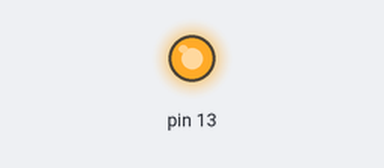
This sketch was run on a simulated Arduino Uno, built with avr-gcc and run on an emulated ATmega328P. On the bench: output pins drawn as LEDs (lit = HIGH). What the sketch prints to the serial monitor is not drawn.

Above: at 2.5 s.
At 4.5 s:
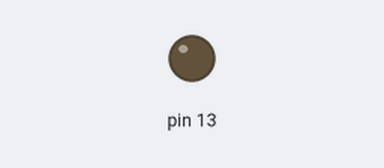
Timing chart, 0 to 6.2 s (numbered marks = the images above):
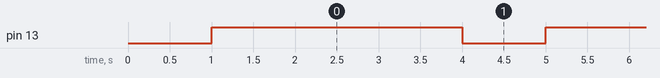

The sketch:

ESP8266_HW_SERIAL.ino
```cpp
#define BAUD 112500

void setup() {
  pinMode(13, OUTPUT);
  digitalWrite(13, LOW);
  Serial.begin(BAUD);
  delay(1000); // Let the module self-initialize
  Serial.print("AT\r\n");
  Serial.flush();
  digitalWrite(13, HIGH);
}

void loop() {
  digitalWrite(13, HIGH);
  delay(1000);

  Serial.print("AT\r\n");
  Serial.flush();
  delay(1000);

  Serial.readString();// read the incoming data as string

  digitalWrite(13, LOW);
  delay(1000);
}
```

Measured:
- by itself, pin 13: alternates HIGH for 3.0 s and LOW for 1.0 s
